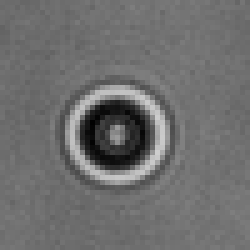
%> input picture simulink/QI simulink/img_extract/bias1.tif, 50 x 50 px (shown 5 times larger)
$ octave QI_performance_test.m   (GNU Octave 9; MATLAB toolbox functions it lacks are replaced by stand-ins)
%> lines starting %> are read from the running program, lines starting %| are printed output that depends on the picture
### simulink/QI simulink/cu_cenroid_modi.m
function [cenX,cenY] = cu_cenroid_modi(img_array,img_num)
% 本函数用于计算若干张图像数据的质心位置，图像有先后顺序但无逻辑顺序。
% 本函数对图心的寻找进行了改进，主要是消除背景噪声。
% 输入来的是N张图拼接起来的长图矩阵。
% 本函数是labview 并行计划的第一环
% 本函数必须假设图像矩阵是长宽一致的。

% 第一步，确定图像总矩阵大小，img_array 是一个三维矩阵，
img_array = im2double(img_array);
 ROI_size = size(img_array,2);
 % 创建两个矩阵保存结果
 mass_array_x = zeros(ROI_size);
 mass_array_y = zeros(ROI_size);
 cenX = zeros(img_num,1);
 cenY = zeros(img_num,1);
 % 第二步，划分成若干图像
 for i = 1:img_num
     img = img_array(:,:,i);
     img_bk = mean(mean(img));
     img_modi= abs(img-img_bk);
     mass = sum(sum(img_modi));
     % 质心坐标的计算规则实质上影响了后面所有的坐标系规则
     for j = 1:ROI_size
         for k  = 1:ROI_size
             mass_array_x(j,k) = img_modi(j,k)* j;
             mass_array_y(j,k) = img_modi(j,k)* k;
         end
     end
     cenX(i) = sum(sum(mass_array_x))/mass;
     cenY(i) = sum(sum(mass_array_y))/mass;

end

### simulink/QI simulink/radial_profile.m
function [cenX,cenY] = radial_profile(img_array,xc,yc,r_step,theta_num_perQ)
% 本函数用于计算若干张图像数据的质心位置，图像有先后顺序但无逻辑顺序。
% 本函数对图心的寻找进行了改进，主要是消除背景噪声。
% 输入来的是N张图拼接起来的长图矩阵。
% 本函数是labview 并行计划的第一环
% 本函数必须假设图像矩阵是长宽一致的。

% 第一步，确定图像总矩阵大小，img_array 是一个三维矩阵，
% img_array = im2double(img_array);
 ROI_size = size(img_array,2);
 img_num = size(img_array,3);
 cenX = zeros(img_num,1);
 cenY = zeros(img_num,1);
%% 第二步，按参数生成QI的采样极坐标，并生成极坐标矩阵
 % 此处令r_max 等于距离边界最小的, 然而并不能这样做，会导致校准的时候LUT 不整齐
 r_max = floor(ROI_size/2)-5;
%  r_max = 10;
 r = 0:r_step:r_max;
 r = r(1:(end-1));
 r_size = size(r,2);

 theta_step = pi/2/theta_num_perQ;
 theta = 0:theta_step:2*pi;
 theta = theta(1:(end-1));
 theta_size = size(theta,2);

 r_matrix = zeros(theta_size,r_size);
 theta_matrix = zeros(r_size,theta_size);

 for i = 1:theta_size
     r_matrix(i,:) = r;
 end

  for i = 1:r_size
     theta_matrix(i,:) = theta;
 end
 theta_matrix = theta_matrix';

%% 第三步，矩阵极坐标化
radial_result = QI_polar_1(xc,yc,r_size,theta_size,r_matrix,theta_matrix,img_array,img_num);

% [13 lines of commented-out code are left out]
for k = 1:img_num
radial_sum = radial_result(:,:,k);
% 将计算结果按四个象限平均。
 radialProfile1 = mean(radial_sum(1:theta_num_perQ,:));
 radialProfile2 = mean(radial_sum((theta_num_perQ+1):2*theta_num_perQ,:));
 radialProfile3 = mean(radial_sum((2*theta_num_perQ+1):3*theta_num_perQ,:));
 radialProfile4 = mean(radial_sum((3*theta_num_perQ+1):4*theta_num_perQ,:));
 radialProfile1 = rdp_power(r,radialProfile1);
 radialProfile2 = rdp_power(r,radialProfile2);
 radialProfile3 = rdp_power(r,radialProfile3);
 radialProfile4 = rdp_power(r,radialProfile4);


 % 分别计算X Y 方向的相关曲线，及其下标
 radial_left = radialProfile2+radialProfile3;
 radial_right = radialProfile1+radialProfile4;
 radial_x = [flip(radial_left(2:end),2),radial_right];
 radial_fx = flip(radial_x,2);
 corr_X = xcorr(radial_x,radial_fx);

 radial_up = radialProfile1+radialProfile2;
 radial_down = radialProfile3+radialProfile4;
 radial_y = [flip(radial_down(2:end),2),radial_up];
 radial_fy = flip(radial_y,2);
 corr_Y = xcorr(radial_y,radial_fy);
 % 下标换算
 size_radial = size(radial_x,2);
 r_index = -(size_radial-1):(size_radial-1);
 % 寻找相关曲线最高点，拟合计算偏移量
 peak_x = find(corr_X==max(corr_X));
 x_fitX = r_index((peak_x-3):(peak_x+3));
 y_fitX =corr_X((peak_x-3):(peak_x+3));
 px = polyfit(x_fitX,y_fitX,2);
 x_shift = -px(2)/(2*px(1))*2/pi;
 %
 cenX = xc+x_shift;

 peak_y = find(corr_Y==max(corr_Y));
 x_fitY = r_index((peak_y-3):(peak_y+3));
 y_fitY =corr_Y((peak_y-3):(peak_y+3));
 py = polyfit(x_fitY,y_fitY,2);
 y_shift = -py(2)/(2*py(1))*2/pi;
 % 下面是减号，因为matlab 和labview 的坐标原点不一样, 用到labview 上一定要记得改啊！！！
 cenY = yc-y_shift;
end
end

### simulink/QI simulink/QI_polar_1.m
function [radial_result] = QI_polar_1(xc,yc,r_size,theta_size,r_matrix,theta_matrix,img_array,img_num)
%QI极坐标化部分的并行
radial_result = zeros(theta_size,r_size,img_num);
x = zeros(theta_size,r_size);
y = zeros(theta_size,r_size);
for k = 1:img_num
    for i = 1:theta_size
        for j = 1:r_size
            x(i,j) = xc(k)+r_matrix(i,j)*cos(theta_matrix(i,j));
            y(i,j) = yc(k)+r_matrix(i,j)*sin(theta_matrix(i,j));
            x1=floor(x(i,j));
            y1=floor(y(i,j));
            x2=x1+1;
            y2=y1+1;
            radial_result(i,j,k) = img_array(x1,y1,k).*(x2-x(i,j))*(y2-y(i,j))+img_array(x1,y2,k).*(x2-x(i,j))*(y(i,j)-y1)+img_array(x2,y1,k).*(x(i,j)-x1)*(y2-y(i,j))+img_array(x2,y2,k).*(x(i,j)-x1)*(y(i,j)-y1);
        end
    end
end

end

### simulink/QI simulink/QI_performance_test.m
% 本脚本用于进行象限插值法的压力测试


 time = zeros(10,1);
 cycle = 1:100;
for p = cycle
image_name = 'bias1.tif';% 图像名
            image =  imread(strcat('C:\analysis-code\simulink\QI simulink\img_extract\',image_name));%读入一张图像
%> image is the input picture: size 50x50 uint8; min 1, max 206, mean 110.3
% [5 lines of commented-out code are left out]
            image_more = zeros(size(image,1),size(image,2),50);
            for k = 1:50
                image_more(:,:,k) = image;
            end

            % 用改进的算法再测试一次
            [cenX2,cenY2] = cu_cenroid_modi(image_more,50);
%> in cu_cenroid_modi, `ROI_size = size(img_array,2);`: ROI_size = 50
%> in cu_cenroid_modi, `mass_array_x = zeros(ROI_size);`: mass_array_x: size 50x50 double; every value is 0
%> the loop in cu_cenroid_modi, `for i = 1:img_num` made 50 passes
%> pass 1, in cu_cenroid_modi, `img_modi= abs(img-img_bk);`:
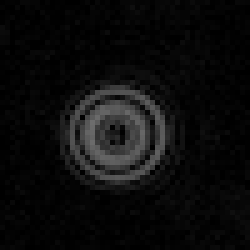
%> img_modi: size 50x50 double (shown 5 times larger); min 0.322, max 109.3, mean 12.5
%> after the loop in cu_cenroid_modi, `for i = 1:img_num`:
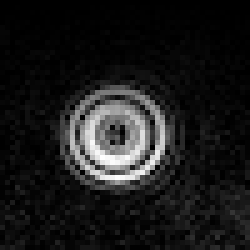
%> mass_array_x: size 50x50 double (shown 5 times larger); min 0.322, max 3210.3, mean 336.7; drawn with min black and max white
%> after the loop in cu_cenroid_modi, `for i = 1:img_num`:
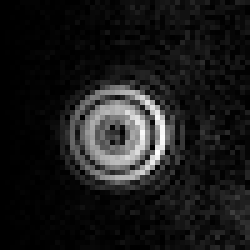
%> mass_array_y: size 50x50 double (shown 5 times larger); min 0.322, max 3061.7, mean 314.9; drawn with min black and max white
%> after the loop in cu_cenroid_modi, `for i = 1:img_num`: cenX = 50 values from 26.91 to 26.91; cenY = 50 values from 25.17 to 25.17
%> cenX2 = 50 values from 26.91 to 26.91; cenY2 = 50 values from 25.17 to 25.17
%             plot(cenX2,cenY2,'Marker','.','MarkerSize',8);
            % 接下来用QI算法开始计算真正的中心
            % 首先根据参数计算好极坐标的值
            xc = cenX2;
%> xc = 50 values from 26.91 to 26.91
            yc = cenY2;
%> yc = 50 values from 25.17 to 25.17
            tic
            for i =1:3  % 注意，这里是迭代次数，也就是说，并不存在并行的优势
            [cenX3,cenY3] = radial_profile(image_more,xc,yc,0.4,4);
%             plot(cenX3(i),cenY3(i),'Marker','.','MarkerSize',8);
            xc = cenX3;
            yc = cenY3;
            end
%> (the run ends here)
